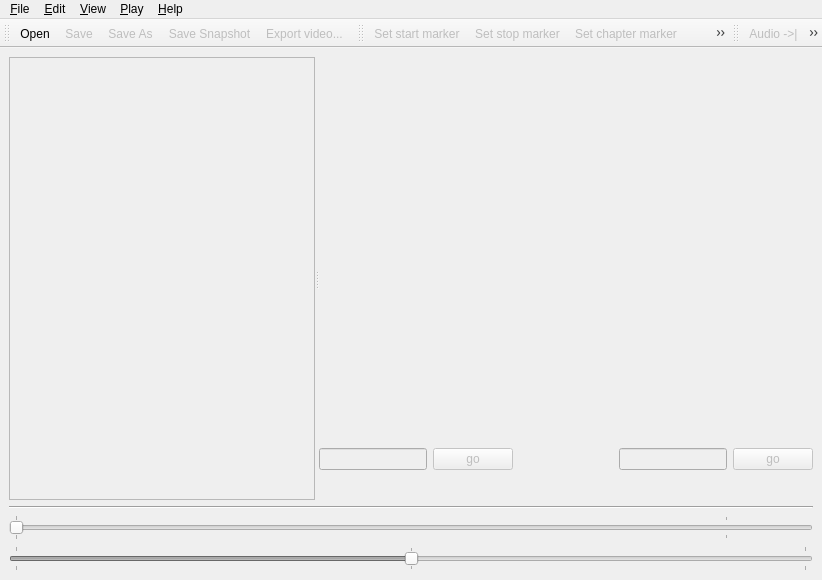
 <widget class="QMainWindow" name="tvclipper">
  <property name="geometry">
   <rect>
    <x>0</x>
    <y>0</y>
    <width>822</width>
    <height>580</height>
   </rect>
  </property>
  <property name="contextMenuPolicy">
   <enum>Qt::CustomContextMenu</enum>
  </property>
  <property name="windowTitle">
   <string>TV Clipper</string>
  </property>
  <property name="usesTextLabel" stdset="0">
   <bool>false</bool>
  </property>
  <widget class="QWidget" name="tvclipperWidget">
   <property name="acceptDrops">
    <bool>true</bool>
   </property>
   <layout class="QVBoxLayout">
    <item>
     <widget class="QSplitter" name="splitter3">
      <property name="enabled">
       <bool>true</bool>
      </property>
      <property name="orientation">
       <enum>Qt::Horizontal</enum>
      </property>
      <property name="childrenCollapsible">
       <bool>false</bool>
      </property>
      <widget class="QListWidget" name="eventlist">
       <property name="enabled">
        <bool>false</bool>
       </property>
       <property name="minimumSize">
        <size>
         <width>300</width>
         <height>0</height>
        </size>
       </property>
       <property name="contextMenuPolicy">
        <enum>Qt::CustomContextMenu</enum>
       </property>
       <property name="whatsThis">
        <string/>
       </property>
      </widget>
      <widget class="QWidget" name="layout7">
       <layout class="QVBoxLayout" name="mainImageLayout">
        <property name="leftMargin">
         <number>0</number>
        </property>
        <property name="topMargin">
         <number>0</number>
        </property>
        <property name="rightMargin">
         <number>0</number>
        </property>
        <property name="bottomMargin">
         <number>0</number>
        </property>
        <item>
         <layout class="QHBoxLayout">
          <item>
           <widget class="QLabel" name="imageDisplay">
            <property name="sizePolicy">
             <sizepolicy hsizetype="MinimumExpanding" vsizetype="MinimumExpanding">
              <horstretch>0</horstretch>
              <verstretch>0</verstretch>
             </sizepolicy>
            </property>
            <property name="minimumSize">
             <size>
              <width>100</width>
              <height>100</height>
             </size>
            </property>
            <property name="acceptDrops">
             <bool>false</bool>
            </property>
            <property name="wordWrap">
             <bool>false</bool>
            </property>
           </widget>
          </item>
          <item>
           <spacer name="imageSpacer1">
            <property name="orientation">
             <enum>Qt::Horizontal</enum>
            </property>
            <property name="sizeType">
             <enum>QSizePolicy::Minimum</enum>
            </property>
            <property name="sizeHint" stdset="0">
             <size>
              <width>3</width>
              <height>16</height>
             </size>
            </property>
           </spacer>
          </item>
         </layout>
        </item>
        <item>
         <spacer name="imageSpacer2">
          <property name="orientation">
           <enum>Qt::Vertical</enum>
          </property>
          <property name="sizeType">
           <enum>QSizePolicy::Minimum</enum>
          </property>
          <property name="sizeHint" stdset="0">
           <size>
            <width>16</width>
            <height>3</height>
           </size>
          </property>
         </spacer>
        </item>
        <item>
         <layout class="QHBoxLayout" name="controlingLayout">
          <property name="spacing">
           <number>6</number>
          </property>
          <property name="sizeConstraint">
           <enum>QLayout::SetNoConstraint</enum>
          </property>
          <item>
           <widget class="QLineEdit" name="goinput">
            <property name="enabled">
             <bool>false</bool>
            </property>
            <property name="sizePolicy">
             <sizepolicy hsizetype="Minimum" vsizetype="Fixed">
              <horstretch>0</horstretch>
              <verstretch>0</verstretch>
             </sizepolicy>
            </property>
            <property name="maxLength">
             <number>16</number>
            </property>
           </widget>
          </item>
          <item>
           <widget class="QPushButton" name="gobutton">
            <property name="enabled">
             <bool>false</bool>
            </property>
            <property name="text">
             <string>go</string>
            </property>
           </widget>
          </item>
          <item>
           <spacer name="spacer6">
            <property name="orientation">
             <enum>Qt::Horizontal</enum>
            </property>
            <property name="sizeType">
             <enum>QSizePolicy::Expanding</enum>
            </property>
            <property name="sizeHint" stdset="0">
             <size>
              <width>2</width>
              <height>10</height>
             </size>
            </property>
           </spacer>
          </item>
          <item>
           <widget class="QLabel" name="picinfolabel">
            <property name="enabled">
             <bool>false</bool>
            </property>
            <property name="minimumSize">
             <size>
              <width>10</width>
              <height>0</height>
             </size>
            </property>
            <property name="font">
             <font>
              <family>Monospace</family>
              <pointsize>10</pointsize>
             </font>
            </property>
            <property name="text">
             <string/>
            </property>
            <property name="alignment">
             <set>Qt::AlignRight|Qt::AlignTrailing|Qt::AlignVCenter</set>
            </property>
            <property name="wordWrap">
             <bool>false</bool>
            </property>
           </widget>
          </item>
          <item>
           <spacer name="spacer7">
            <property name="orientation">
             <enum>Qt::Horizontal</enum>
            </property>
            <property name="sizeType">
             <enum>QSizePolicy::Expanding</enum>
            </property>
            <property name="sizeHint" stdset="0">
             <size>
              <width>2</width>
              <height>10</height>
             </size>
            </property>
           </spacer>
          </item>
          <item>
           <widget class="QLineEdit" name="goinput2">
            <property name="enabled">
             <bool>false</bool>
            </property>
            <property name="sizePolicy">
             <sizepolicy hsizetype="Minimum" vsizetype="Fixed">
              <horstretch>0</horstretch>
              <verstretch>0</verstretch>
             </sizepolicy>
            </property>
            <property name="maxLength">
             <number>16</number>
            </property>
           </widget>
          </item>
          <item>
           <widget class="QPushButton" name="gobutton2">
            <property name="enabled">
             <bool>false</bool>
            </property>
            <property name="text">
             <string>go</string>
            </property>
           </widget>
          </item>
         </layout>
        </item>
        <item>
         <layout class="QHBoxLayout" name="infoLayout">
          <property name="sizeConstraint">
           <enum>QLayout::SetDefaultConstraint</enum>
          </property>
          <property name="topMargin">
           <number>0</number>
          </property>
          <item>
           <widget class="QLabel" name="pictimelabel">
            <property name="enabled">
             <bool>false</bool>
            </property>
            <property name="minimumSize">
             <size>
              <width>160</width>
              <height>0</height>
             </size>
            </property>
            <property name="font">
             <font>
              <family>Monospace</family>
              <pointsize>16</pointsize>
             </font>
            </property>
            <property name="text">
             <string/>
            </property>
            <property name="alignment">
             <set>Qt::AlignRight|Qt::AlignTrailing|Qt::AlignVCenter</set>
            </property>
            <property name="wordWrap">
             <bool>false</bool>
            </property>
           </widget>
          </item>
          <item>
           <spacer name="spacer9">
            <property name="orientation">
             <enum>Qt::Horizontal</enum>
            </property>
            <property name="sizeType">
             <enum>QSizePolicy::Expanding</enum>
            </property>
            <property name="sizeHint" stdset="0">
             <size>
              <width>2</width>
              <height>10</height>
             </size>
            </property>
           </spacer>
          </item>
          <item>
           <widget class="QLabel" name="picinfolabel2">
            <property name="enabled">
             <bool>false</bool>
            </property>
            <property name="minimumSize">
             <size>
              <width>10</width>
              <height>0</height>
             </size>
            </property>
            <property name="font">
             <font>
              <family>Monospace</family>
              <pointsize>10</pointsize>
             </font>
            </property>
            <property name="text">
             <string/>
            </property>
            <property name="alignment">
             <set>Qt::AlignRight|Qt::AlignTrailing|Qt::AlignVCenter</set>
            </property>
            <property name="wordWrap">
             <bool>false</bool>
            </property>
           </widget>
          </item>
          <item>
           <spacer name="spacer8">
            <property name="orientation">
             <enum>Qt::Horizontal</enum>
            </property>
            <property name="sizeType">
             <enum>QSizePolicy::Expanding</enum>
            </property>
            <property name="sizeHint" stdset="0">
             <size>
              <width>2</width>
              <height>10</height>
             </size>
            </property>
           </spacer>
          </item>
          <item>
           <widget class="QLabel" name="pictimelabel2">
            <property name="enabled">
             <bool>false</bool>
            </property>
            <property name="minimumSize">
             <size>
              <width>160</width>
              <height>0</height>
             </size>
            </property>
            <property name="font">
             <font>
              <family>Monospace</family>
              <pointsize>16</pointsize>
             </font>
            </property>
            <property name="text">
             <string/>
            </property>
            <property name="alignment">
             <set>Qt::AlignRight|Qt::AlignTrailing|Qt::AlignVCenter</set>
            </property>
            <property name="wordWrap">
             <bool>false</bool>
            </property>
           </widget>
          </item>
         </layout>
        </item>
       </layout>
      </widget>
     </widget>
    </item>
    <item>
     <widget class="Line" name="line3">
      <property name="frameShape">
       <enum>QFrame::HLine</enum>
      </property>
      <property name="frameShadow">
       <enum>QFrame::Sunken</enum>
      </property>
     </widget>
    </item>
    <item>
     <widget class="QSlider" name="linslider">
      <property name="enabled">
       <bool>false</bool>
      </property>
      <property name="maximum">
       <number>180000</number>
      </property>
      <property name="singleStep">
       <number>1</number>
      </property>
      <property name="pageStep">
       <number>45000</number>
      </property>
      <property name="orientation">
       <enum>Qt::Horizontal</enum>
      </property>
      <property name="tickPosition">
       <enum>QSlider::TicksBothSides</enum>
      </property>
      <property name="tickInterval">
       <number>90000</number>
      </property>
     </widget>
    </item>
    <item>
     <widget class="QSlider" name="jogslider">
      <property name="enabled">
       <bool>false</bool>
      </property>
      <property name="minimum">
       <number>-100000</number>
      </property>
      <property name="maximum">
       <number>100000</number>
      </property>
      <property name="singleStep">
       <number>5000</number>
      </property>
      <property name="pageStep">
       <number>10000</number>
      </property>
      <property name="orientation">
       <enum>Qt::Horizontal</enum>
      </property>
      <property name="tickPosition">
       <enum>QSlider::TicksBothSides</enum>
      </property>
      <property name="tickInterval">
       <number>100000</number>
      </property>
     </widget>
    </item>
   </layout>
  </widget>
  <widget class="QToolBar" name="fileToolbar">
   <property name="label" stdset="0">
    <string>File toolbar</string>
   </property>
   <attribute name="toolBarArea">
    <enum>TopToolBarArea</enum>
   </attribute>
   <attribute name="toolBarBreak">
    <bool>false</bool>
   </attribute>
   <addaction name="fileOpenAction"/>
   <addaction name="fileSaveAction"/>
   <addaction name="fileSaveAsAction"/>
   <addaction name="snapshotSaveAction"/>
   <addaction name="fileExportAction"/>
  </widget>
  <widget class="QToolBar" name="eventToolbar">
   <property name="label" stdset="0">
    <string>Edit toolbar</string>
   </property>
   <attribute name="toolBarArea">
    <enum>TopToolBarArea</enum>
   </attribute>
   <attribute name="toolBarBreak">
    <bool>false</bool>
   </attribute>
   <addaction name="editStartAction"/>
   <addaction name="editStopAction"/>
   <addaction name="editChapterAction"/>
   <addaction name="editBookmarkAction"/>
  </widget>
  <widget class="QToolBar" name="playToolbar">
   <property name="label" stdset="0">
    <string>Play toolbar</string>
   </property>
   <attribute name="toolBarArea">
    <enum>TopToolBarArea</enum>
   </attribute>
   <attribute name="toolBarBreak">
    <bool>false</bool>
   </attribute>
   <addaction name="playAudio1Action"/>
   <addaction name="playAudio2Action"/>
   <addaction name="playPlayAction"/>
   <addaction name="playStopAction"/>
  </widget>
  <widget class="QMenuBar" name="menubar">
   <property name="enabled">
    <bool>true</bool>
   </property>
   <property name="geometry">
    <rect>
     <x>0</x>
     <y>0</y>
     <width>822</width>
     <height>19</height>
    </rect>
   </property>
   <widget class="QMenu" name="fileMenu">
    <property name="title">
     <string>&amp;File</string>
    </property>
    <addaction name="fileNewAction"/>
    <addaction name="fileOpenAction"/>
    <addaction name="fileSaveAction"/>
    <addaction name="fileSaveAsAction"/>
    <addaction name="snapshotSaveAction"/>
    <addaction name="chapterSnapshotsSaveAction"/>
    <addaction name="separator"/>
    <addaction name="fileExportAction"/>
    <addaction name="separator"/>
    <addaction name="fileCloseAction"/>
   </widget>
   <widget class="QMenu" name="editMenu">
    <property name="title">
     <string>&amp;Edit</string>
    </property>
    <addaction name="editStartAction"/>
    <addaction name="editStopAction"/>
    <addaction name="editChapterAction"/>
    <addaction name="editBookmarkAction"/>
    <addaction name="separator"/>
    <addaction name="editAutoChaptersAction"/>
    <addaction name="editSuggestAction"/>
    <addaction name="editImportAction"/>
   </widget>
   <widget class="QMenu" name="viewMenu">
    <property name="title">
     <string>&amp;View</string>
    </property>
    <addaction name="viewNormalAction"/>
    <addaction name="viewUnscaledAction"/>
    <addaction name="viewDifferenceAction"/>
    <addaction name="separator"/>
    <addaction name="zoomInAction"/>
    <addaction name="zoomOutAction"/>
    <addaction name="separator"/>
    <addaction name="viewFullSizeAction"/>
    <addaction name="viewHalfSizeAction"/>
    <addaction name="viewQuarterSizeAction"/>
    <addaction name="viewAdaptSizeAction"/>
   </widget>
   <widget class="QMenu" name="playMenu">
    <property name="title">
     <string>&amp;Play</string>
    </property>
    <addaction name="playPlayAction"/>
    <addaction name="playStopAction"/>
    <addaction name="separator"/>
    <addaction name="playAudio1Action"/>
    <addaction name="playAudio2Action"/>
   </widget>
   <widget class="QMenu" name="Help">
    <property name="title">
     <string>&amp;Help</string>
    </property>
    <addaction name="helpAboutAction"/>
    <addaction name="helpContentAction"/>
   </widget>
   <addaction name="fileMenu"/>
   <addaction name="editMenu"/>
   <addaction name="viewMenu"/>
   <addaction name="playMenu"/>
   <addaction name="Help"/>
  </widget>
  <action name="fileOpenAction">
   <property name="icon">
    <iconset theme="document-open">
     <normaloff/>
    </iconset>
   </property>
   <property name="text">
    <string>&amp;Open...</string>
   </property>
   <property name="iconText">
    <string>Open</string>
   </property>
   <property name="shortcut">
    <string>O</string>
   </property>
   <property name="name" stdset="0">
    <cstring>fileOpenAction</cstring>
   </property>
  </action>
  <action name="fileSaveAction">
   <property name="checked">
    <bool>false</bool>
   </property>
   <property name="enabled">
    <bool>false</bool>
   </property>
   <property name="icon">
    <iconset theme="document-save">
     <normaloff/>
    </iconset>
   </property>
   <property name="text">
    <string>&amp;Save</string>
   </property>
   <property name="iconText">
    <string>Save</string>
   </property>
   <property name="shortcut">
    <string>S</string>
   </property>
   <property name="name" stdset="0">
    <cstring>fileSaveAction</cstring>
   </property>
  </action>
  <action name="fileSaveAsAction">
   <property name="enabled">
    <bool>false</bool>
   </property>
   <property name="icon">
    <iconset theme="document-save-as">
     <normaloff/>
    </iconset>
   </property>
   <property name="text">
    <string>Save &amp;As...</string>
   </property>
   <property name="iconText">
    <string>Save As</string>
   </property>
   <property name="shortcut">
    <string/>
   </property>
   <property name="name" stdset="0">
    <cstring>fileSaveAsAction</cstring>
   </property>
  </action>
  <action name="fileCloseAction">
   <property name="icon">
    <iconset theme="window-close">
     <normaloff/>
    </iconset>
   </property>
   <property name="text">
    <string>&amp;Close</string>
   </property>
   <property name="iconText">
    <string>Close</string>
   </property>
   <property name="shortcut">
    <string>Ctrl+Q</string>
   </property>
   <property name="name" stdset="0">
    <cstring>fileCloseAction</cstring>
   </property>
  </action>
  <action name="playAudio1Action">
   <property name="enabled">
    <bool>false</bool>
   </property>
   <property name="icon">
    <iconset theme="media-seek-backward">
     <normaloff/>
    </iconset>
   </property>
   <property name="text">
    <string>Play audio: l&amp;ast 2 seconds</string>
   </property>
   <property name="iconText">
    <string>Audio -&gt;|</string>
   </property>
   <property name="shortcut">
    <string>Shift+&gt;</string>
   </property>
   <property name="name" stdset="0">
    <cstring>playAudio1Action</cstring>
   </property>
  </action>
  <action name="playAudio2Action">
   <property name="enabled">
    <bool>false</bool>
   </property>
   <property name="icon">
    <iconset theme="media-seek-forward">
     <normaloff/>
    </iconset>
   </property>
   <property name="text">
    <string>Play audio: n&amp;ext 2 seconds</string>
   </property>
   <property name="iconText">
    <string>Audio |-&gt;</string>
   </property>
   <property name="shortcut">
    <string>&lt;</string>
   </property>
   <property name="name" stdset="0">
    <cstring>playAudio2Action</cstring>
   </property>
  </action>
  <action name="playPlayAction">
   <property name="enabled">
    <bool>false</bool>
   </property>
   <property name="icon">
    <iconset theme="media-playback-start">
     <normaloff/>
    </iconset>
   </property>
   <property name="text">
    <string>&amp;Play</string>
   </property>
   <property name="iconText">
    <string>Play</string>
   </property>
   <property name="shortcut">
    <string>P</string>
   </property>
   <property name="name" stdset="0">
    <cstring>playPlayAction</cstring>
   </property>
  </action>
  <action name="playStopAction">
   <property name="enabled">
    <bool>false</bool>
   </property>
   <property name="icon">
    <iconset theme="media-playback-pause">
     <normaloff/>
    </iconset>
   </property>
   <property name="text">
    <string>&amp;Stop</string>
   </property>
   <property name="iconText">
    <string>Stop</string>
   </property>
   <property name="shortcut">
    <string>Q</string>
   </property>
   <property name="name" stdset="0">
    <cstring>playStopAction</cstring>
   </property>
  </action>
  <action name="editStartAction">
   <property name="enabled">
    <bool>false</bool>
   </property>
   <property name="text">
    <string>Set st&amp;art marker</string>
   </property>
   <property name="iconText">
    <string>Set start marker</string>
   </property>
   <property name="shortcut">
    <string>A</string>
   </property>
   <property name="name" stdset="0">
    <cstring>editStartAction</cstring>
   </property>
  </action>
  <action name="editStopAction">
   <property name="enabled">
    <bool>false</bool>
   </property>
   <property name="text">
    <string>Set st&amp;op marker</string>
   </property>
   <property name="iconText">
    <string>Set stop marker</string>
   </property>
   <property name="shortcut">
    <string>N</string>
   </property>
   <property name="name" stdset="0">
    <cstring>editStopAction</cstring>
   </property>
  </action>
  <action name="editChapterAction">
   <property name="enabled">
    <bool>false</bool>
   </property>
   <property name="text">
    <string>Set &amp;chapter marker</string>
   </property>
   <property name="iconText">
    <string>Set chapter marker</string>
   </property>
   <property name="shortcut">
    <string>C</string>
   </property>
   <property name="name" stdset="0">
    <cstring>editChapterAction</cstring>
   </property>
  </action>
  <action name="editBookmarkAction">
   <property name="enabled">
    <bool>false</bool>
   </property>
   <property name="text">
    <string>Set &amp;bookmark</string>
   </property>
   <property name="iconText">
    <string>Set bookmark</string>
   </property>
   <property name="shortcut">
    <string>B</string>
   </property>
   <property name="name" stdset="0">
    <cstring>editBookmarkAction</cstring>
   </property>
  </action>
  <action name="editAutoChaptersAction">
   <property name="enabled">
    <bool>false</bool>
   </property>
   <property name="text">
    <string>A&amp;uto chapters</string>
   </property>
   <property name="iconText">
    <string>Auto chapters</string>
   </property>
   <property name="shortcut">
    <string>Ctrl+C</string>
   </property>
   <property name="name" stdset="0">
    <cstring>editAutoChaptersAction</cstring>
   </property>
  </action>
  <action name="editSuggestAction">
   <property name="enabled">
    <bool>false</bool>
   </property>
   <property name="text">
    <string>Su&amp;ggest bookmarks</string>
   </property>
   <property name="iconText">
    <string>Suggest bookmarks</string>
   </property>
   <property name="shortcut">
    <string>M</string>
   </property>
   <property name="name" stdset="0">
    <cstring>editSuggestAction</cstring>
   </property>
  </action>
  <action name="editImportAction">
   <property name="enabled">
    <bool>false</bool>
   </property>
   <property name="text">
    <string>I&amp;mport bookmarks</string>
   </property>
   <property name="iconText">
    <string>Import bookmarks</string>
   </property>
   <property name="shortcut">
    <string>I</string>
   </property>
   <property name="name" stdset="0">
    <cstring>editImportAction</cstring>
   </property>
  </action>
  <action name="fileNewAction">
   <property name="icon">
    <iconset theme="window-new">
     <normaloff/>
    </iconset>
   </property>
   <property name="text">
    <string>&amp;New</string>
   </property>
   <property name="iconText">
    <string>New</string>
   </property>
   <property name="name" stdset="0">
    <cstring>fileNewAction</cstring>
   </property>
  </action>
  <action name="fileExportAction">
   <property name="enabled">
    <bool>false</bool>
   </property>
   <property name="text">
    <string>&amp;Export video...</string>
   </property>
   <property name="iconText">
    <string>Export video...</string>
   </property>
   <property name="shortcut">
    <string>E</string>
   </property>
   <property name="name" stdset="0">
    <cstring>fileExportAction</cstring>
   </property>
  </action>
  <action name="viewNormalAction">
   <property name="checkable">
    <bool>true</bool>
   </property>
   <property name="checked">
    <bool>true</bool>
   </property>
   <property name="text">
    <string>&amp;Normal</string>
   </property>
   <property name="iconText">
    <string>Normal</string>
   </property>
   <property name="shortcut">
    <string>Ctrl+N</string>
   </property>
   <property name="name" stdset="0">
    <cstring>viewNormalAction</cstring>
   </property>
  </action>
  <action name="viewUnscaledAction">
   <property name="checkable">
    <bool>true</bool>
   </property>
   <property name="text">
    <string>&amp;Unscaled</string>
   </property>
   <property name="iconText">
    <string>Unscaled</string>
   </property>
   <property name="shortcut">
    <string>Ctrl+U</string>
   </property>
   <property name="name" stdset="0">
    <cstring>viewUnscaledAction</cstring>
   </property>
  </action>
  <action name="viewDifferenceAction">
   <property name="checkable">
    <bool>true</bool>
   </property>
   <property name="text">
    <string>Show &amp;difference to current picture</string>
   </property>
   <property name="iconText">
    <string>Show difference to current picture</string>
   </property>
   <property name="shortcut">
    <string>Ctrl+D</string>
   </property>
   <property name="name" stdset="0">
    <cstring>viewDifferenceAction</cstring>
   </property>
  </action>
  <action name="viewFullSizeAction">
   <property name="checkable">
    <bool>true</bool>
   </property>
   <property name="checked">
    <bool>false</bool>
   </property>
   <property name="text">
    <string>&amp;Full size</string>
   </property>
   <property name="iconText">
    <string>Full size</string>
   </property>
   <property name="shortcut">
    <string>Ctrl+1</string>
   </property>
   <property name="name" stdset="0">
    <cstring>viewFullSizeAction</cstring>
   </property>
  </action>
  <action name="viewQuarterSizeAction">
   <property name="checkable">
    <bool>true</bool>
   </property>
   <property name="text">
    <string>&amp;Quarter size</string>
   </property>
   <property name="iconText">
    <string>Quarter size</string>
   </property>
   <property name="shortcut">
    <string>Ctrl+4</string>
   </property>
   <property name="name" stdset="0">
    <cstring>viewQuarterSizeAction</cstring>
   </property>
  </action>
  <action name="viewAdaptSizeAction">
   <property name="checkable">
    <bool>true</bool>
   </property>
   <property name="checked">
    <bool>false</bool>
   </property>
   <property name="text">
    <string>&amp;Adapt size</string>
   </property>
   <property name="iconText">
    <string>Adapt size</string>
   </property>
   <property name="shortcut">
    <string>Ctrl+3</string>
   </property>
   <property name="name" stdset="0">
    <cstring>viewAdaptSizeAction</cstring>
   </property>
  </action>
  <action name="zoomInAction">
   <property name="icon">
    <iconset theme="zoom-in">
     <normaloff/>
    </iconset>
   </property>
   <property name="text">
    <string>Zoom &amp;in</string>
   </property>
   <property name="iconText">
    <string>Zoom in</string>
   </property>
   <property name="shortcut">
    <string>Ctrl++</string>
   </property>
   <property name="name" stdset="0">
    <cstring>zoomInAction</cstring>
   </property>
  </action>
  <action name="zoomOutAction">
   <property name="icon">
    <iconset theme="zoom-out">
     <normaloff/>
    </iconset>
   </property>
   <property name="text">
    <string>Zoom &amp;out</string>
   </property>
   <property name="iconText">
    <string>Zoom out</string>
   </property>
   <property name="shortcut">
    <string>Ctrl+-</string>
   </property>
   <property name="name" stdset="0">
    <cstring>zoomOutAction</cstring>
   </property>
  </action>
  <action name="viewHalfSizeAction">
   <property name="checkable">
    <bool>true</bool>
   </property>
   <property name="text">
    <string>&amp;Half size</string>
   </property>
   <property name="iconText">
    <string>Half size</string>
   </property>
   <property name="shortcut">
    <string>Ctrl+2</string>
   </property>
   <property name="name" stdset="0">
    <cstring>viewHalfSizeAction</cstring>
   </property>
  </action>
  <action name="snapshotSaveAction">
   <property name="enabled">
    <bool>false</bool>
   </property>
   <property name="icon">
    <iconset theme="camera-photo">
     <normaloff/>
    </iconset>
   </property>
   <property name="text">
    <string>Save Sna&amp;pshot</string>
   </property>
   <property name="iconText">
    <string>Save Snapshot</string>
   </property>
   <property name="shortcut">
    <string>G</string>
   </property>
   <property name="name" stdset="0">
    <cstring>snapshotSaveAction</cstring>
   </property>
  </action>
  <action name="chapterSnapshotsSaveAction">
   <property name="enabled">
    <bool>false</bool>
   </property>
   <property name="text">
    <string>Save C&amp;hapter Snapshots</string>
   </property>
   <property name="iconText">
    <string>Save Chapter Snapshots</string>
   </property>
   <property name="shortcut">
    <string>Ctrl+G</string>
   </property>
   <property name="name" stdset="0">
    <cstring>chapterSnapshotsSaveAction</cstring>
   </property>
  </action>
  <action name="helpAboutAction">
   <property name="text">
    <string>&amp;About</string>
   </property>
   <property name="iconText">
    <string>&amp;About</string>
   </property>
   <property name="toolTip">
    <string>About </string>
   </property>
   <property name="statusTip">
    <string>About </string>
   </property>
   <property name="name" stdset="0">
    <cstring>helpAboutAction</cstring>
   </property>
  </action>
  <action name="helpContentAction">
   <property name="text">
    <string>&amp;Contents</string>
   </property>
   <property name="iconText">
    <string>&amp;Contents</string>
   </property>
   <property name="toolTip">
    <string>Contents</string>
   </property>
   <property name="shortcut">
    <string>F1</string>
   </property>
   <property name="name" stdset="0">
    <cstring>helpContentAction</cstring>
   </property>
  </action>
  <action name="actionWhatsThis">
   <property name="text">
    <string>What's this</string>
   </property>
  </action>
 </widget>
